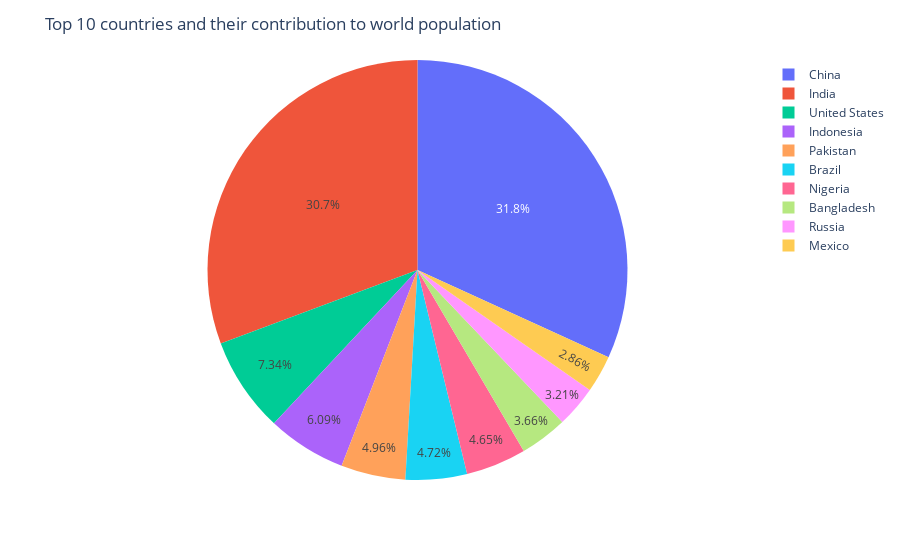

Here is the notebook cell this chart was saved with:
### Code cell
fig = px.pie(contri, names= 'country', values= 'world_%', color= 'country')
fig.update_layout(title_text= 'Top 10 countries and their contribution to world population')
fig.show()

### Figure 1 — Plotly figure (JSON) as saved in the notebook; plotly's stock layout.template omitted (floating-point values rounded to 4 significant figures)
{"data": [{"customdata": [["China"], ["India"], ["United States"], ["Indonesia"], ["Pakistan"], ["Brazil"], ["Nigeria"], ["Bangladesh"], ["Russia"], ["Mexico"]], "domain": {"x": [0, 1], "y": [0, 1]}, "hovertemplate": "country=%{customdata[0]}<br>world_%=%{value}<extra></extra>", "labels": ["China", "India", "United States", "Indonesia", "Pakistan", "Brazil", "Nigeria", "Bangladesh", "Russia", "Mexico"], "legendgroup": "", "marker": {"colors": ["#636efa", "#EF553B", "#00cc96", "#ab63fa", "#FFA15A", "#19d3f3", "#FF6692", "#B6E880", "#FF97FF", "#FECB52"]}, "name": "", "showlegend": true, "type": "pie", "values": [18.34, 17.69, 4.23, 3.51, 2.86, 2.72, 2.68, 2.11, 1.85, 1.65]}], "layout": {"legend": {"tracegroupgap": 0}, "margin": {"t": 60}, "title": {"text": "Top 10 countries and their contribution to world population"}}}
